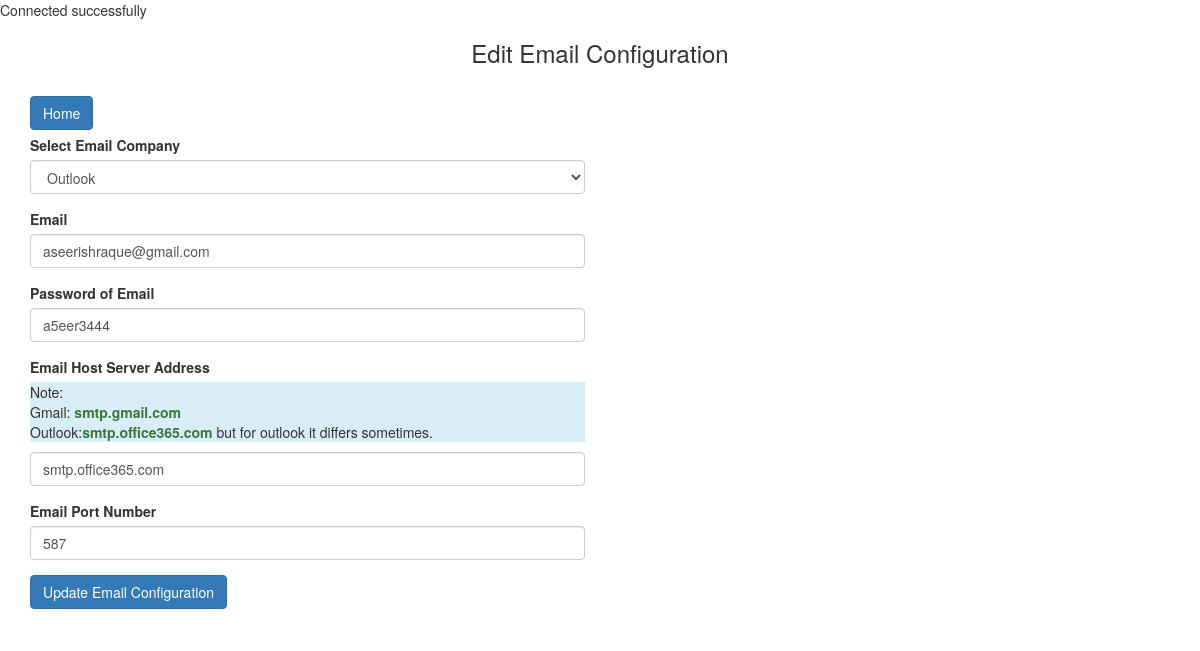
/edit_email.php?id=1, run on an earlier commit of the app's database.
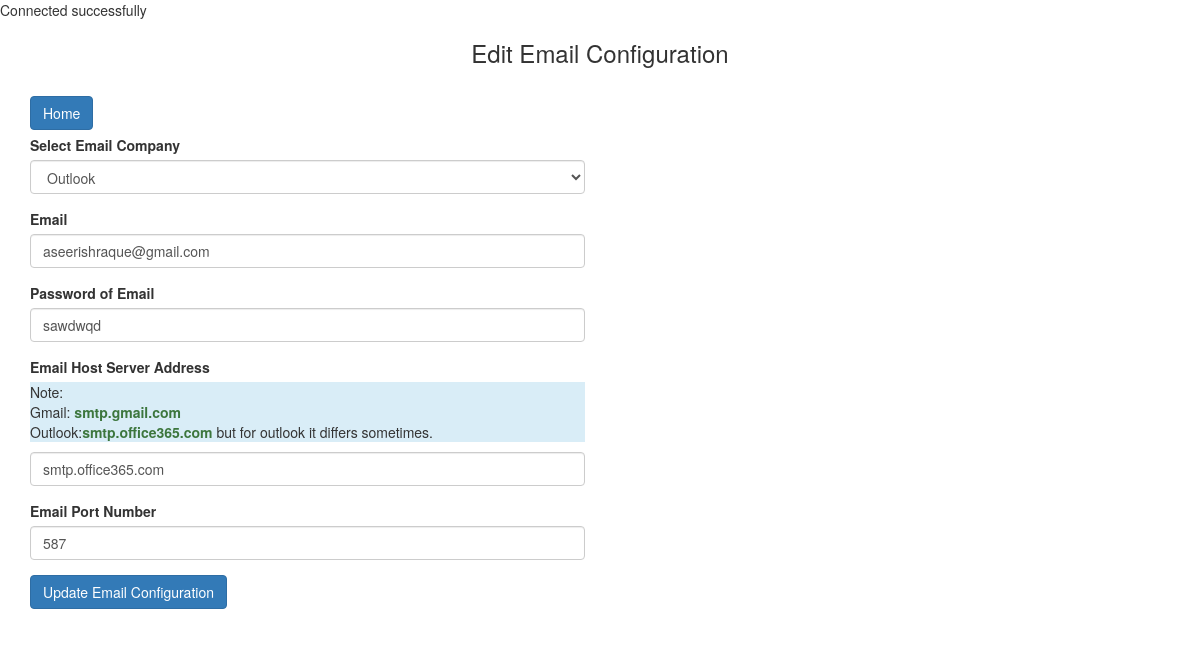
And on a later commit of the database.
### tables this page shows
CREATE TABLE `email_configs` (
  `id` int(11) NOT NULL,
  `mail_company` varchar(150) NOT NULL,
  `mail` varchar(150) NOT NULL,
  `mail_password` varchar(150) NOT NULL,
  `mail_host` varchar(150) NOT NULL,
  `mail_port` varchar(15) NOT NULL
);

### connect.php (called while the page is built, shortened)
<?php
function getEmailById($id, $connect){
	$query = "SELECT * FROM email_configs WHERE id=$id";
	$statement = $connect->prepare($query);
	$statement->execute();
	$result = $statement->fetchAll();
	$total_row = $statement->rowCount();
    $data = array();
	if($total_row == 1)
	{
		foreach($result as $row)
		{
			$data[0] = $row;
		}
	}
	return $data[0];
}

### edit_email.php (the view, shortened to what this page needs)
<?php
include_once('connect.php');
$email_data = getEmailById($_GET['id'], $connect);
?>
<!DOCTYPE html>
<html>
	<head>
		<link rel="stylesheet" href="bootstrap.min.css" />
	</head>
	<body>
		<br />
		<div class="container">
			<h3 class="text-center">Edit Email Configuration</h3>
			<br />
            <a style="margin-bottom:5px" class="btn btn-primary" href="index.php">Home</a>
			<div class="row">
				<div class="col-md-6">
				<form action="process.php" method="post">
                    <div class="form-group">
                        <Label>Select Email Company</Label>
                        <select class="form-control" required name="mail_company">
                            <option <?php echo $email_data['mail_company'] == 'Outlook' ? 'selected' : '' ?> value="Outlook">Outlook</option>
                        </select>
                    </div>
                    <div class="form-group">
                        <Label>Email</Label>
                        <input class="form-control" value="<?php echo $email_data['mail'] ?>" type="text" name="mail" placeholder="Enter Email Address" required>
                    </div>
                    <div class="form-group">
                        <Label>Password of Email</Label>
                        <input class="form-control" value="<?php echo $email_data['mail_password'] ?>" type="text" name="mail_password" placeholder="Enter Email Password" required>
                    </div>
                    <div class="form-group">
                        <Label>Email Host Server Address</Label>
                        <p class="bg-info">Note: <br> Gmail: <span style="font-weight:bold" class="text-success"> smtp.gmail.com</span> <br/> Outlook:<span style="font-weight:bold" class="text-success">smtp.office365.com</span> but for outlook it differs sometimes.</p>
                        <input class="form-control" value="<?php echo $email_data['mail_host'] ?>" type="text" name="mail_host" placeholder="Enter Email Server Host Address" required>
                    </div>
                    <div class="form-group">
                        <Label>Email Port Number</Label>
                        <input class="form-control" value="<?php echo $email_data['mail_port'] ?>" type="text" name="mail_port" placeholder="Enter Email Port Number" required>
                    </div>
                    <input name="update_email" type="submit" class="btn btn-primary" value="Update Email Configuration"/>
                </form>
				</div>
			</div>
		</div>
		<br />
		<br />
	</body>
</html>

What changed in the data, as far as the page shows it:
changed email_configs "Outlook": mail_password "a5eer3444" → "sawdwqd"
